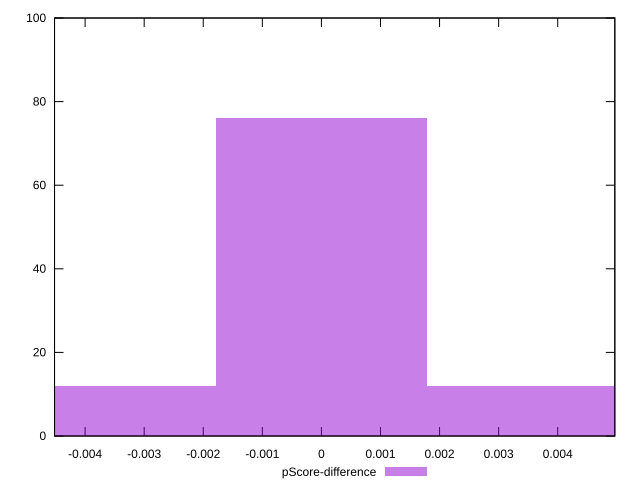

The script that saved this image:
reset

$pScoreDifference <<EOF
-0.0035809911177920556 12
0 76
0.0035809911177920556 12
EOF

set key outside below
set boxwidth 0.0035809911177920556
set xrange [-0.004517500003178854:0.004966666698455802]
set yrange [0:100]
set trange [0:100]
set style fill transparent solid 0.5 noborder
set terminal svg size 640, 490 enhanced background rgb 'white'
set output "report_00019_2021-02-10T18-14-37.922Z//uses-rel-preconnect/samples/pages+cached+noadtech+nomedia/pScore-difference/histogram.svg"

plot $pScoreDifference title "pScore-difference" with boxes

reset
